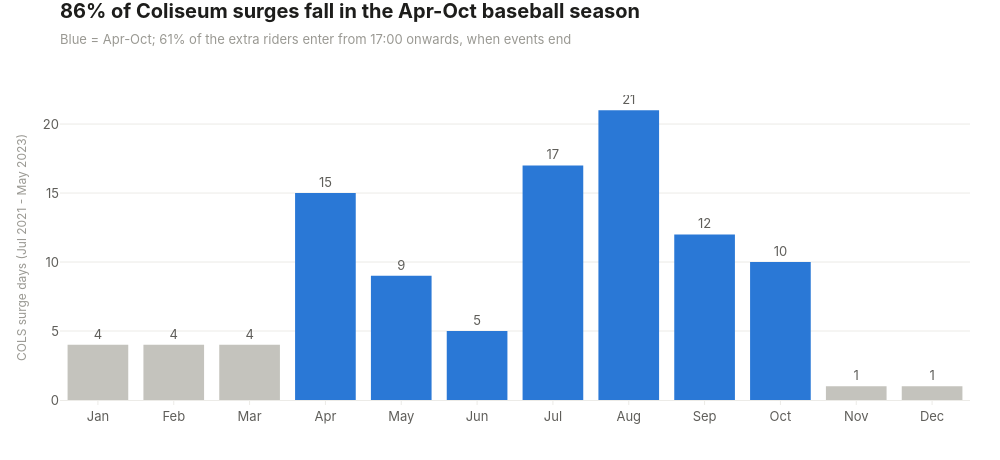

Notebook code for this chart:
### Code cell
month_counts = cols_events.with_columns(pl.col("date").dt.month().alias("month")).group_by("month").len().sort("month")
month_names = ["Jan", "Feb", "Mar", "Apr", "May", "Jun", "Jul", "Aug", "Sep", "Oct", "Nov", "Dec"]

values = []
colors = []
for month in range(1, 13):
    found = month_counts.filter(pl.col("month") == month)
    if found.height == 0:
        values.append(0)
    else:
        values.append(int(found["len"][0]))
    if 4 <= month <= 10:
        colors.append(viz.ACCENT)
    else:
        colors.append(viz.CONTEXT)

fig = go.Figure(go.Bar(
    x=month_names, y=values, marker_color=colors, text=values, textposition="outside",
    hovertemplate="%{x}: %{y} surge days<extra></extra>",
))
fig.update_layout(hovermode="closest", showlegend=False)
fig.update_yaxes(title_text="COLS surge days (Jul 2021 - May 2023)", rangemode="tozero")

title = f"{season_share_events:.0f}% of Coliseum surges fall in the Apr-Oct baseball season"
subtitle = f"Blue = Apr-Oct; {evening_share:.0f}% of the extra riders enter from 17:00 onwards, when events end"
viz.titled(fig, title, subtitle)
viz.save(fig, "10_cols_season", height=460)
fig

### Figure 1 — Plotly figure (JSON) as saved in the notebook; plotly's stock layout.template omitted (floating-point values rounded to 4 significant figures)
{"data": [{"hovertemplate": "%{x}: %{y} surge days<extra></extra>", "marker": {"color": ["#c4c3bd", "#c4c3bd", "#c4c3bd", "#2a78d6", "#2a78d6", "#2a78d6", "#2a78d6", "#2a78d6", "#2a78d6", "#2a78d6", "#c4c3bd", "#c4c3bd"]}, "text": ["4", "4", "4", "15", "9", "5", "17", "21", "12", "10", "1", "1"], "textposition": "outside", "type": "bar", "x": ["Jan", "Feb", "Mar", "Apr", "May", "Jun", "Jul", "Aug", "Sep", "Oct", "Nov", "Dec"], "y": [4, 4, 4, 15, 9, 5, 17, 21, 12, 10, 1, 1]}], "layout": {"height": 460, "hovermode": "closest", "showlegend": false, "title": {"text": "<b>86% of Coliseum surges fall in the Apr-Oct baseball season</b><br><span style='font-size:13px;color:#9a9993'>Blue = Apr-Oct; 61% of the extra riders enter from 17:00 onwards, when events end</span>"}, "width": 1000, "yaxis": {"rangemode": "tozero", "title": {"text": "COLS surge days (Jul 2021 - May 2023)"}}}}
